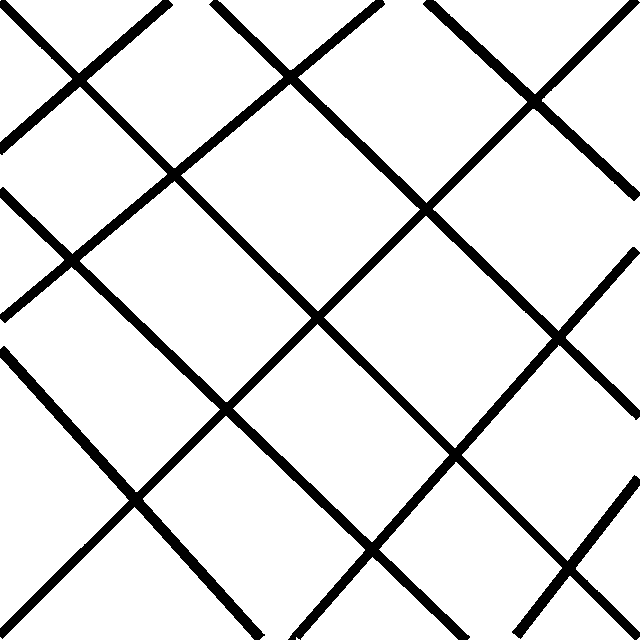
#> input picture tp1/lines.png, 640 x 640 px, found by its file name
$ python tp1_1.py
#> lines starting #> are read from the running program, lines starting #| are printed output that depends on the picture; after the words box and inside, x2 and y2 are one past the last pixel; in counts of white or black regions, pixels touching at a corner belong together
import numpy as np
import matplotlib.pyplot as plt
from matplotlib import patches
from skimage import (io, morphology)

def carre(x:int):
    return np.ones((x, x), dtype=np.uint8)

def rectangle(x:int, y:int):
    return np.ones((x, y), dtype=np.uint8)

def erosion(img:np.ndarray, struct:np.ndarray):
    return 1-dilatation(1-img, struct)

def dilatation(img:np.ndarray, struct:np.ndarray):
    res = np.zeros(img.shape, dtype=np.uint8)
    padded = np.pad(img, tuple(item//2 for item in struct.shape), mode='constant', constant_values=0)
    for i in range(img.shape[0]):
        for j in range(img.shape[1]):
                res[i, j] = np.max(padded[i:i+struct.shape[0], j:j+struct.shape[1]]*struct)
    return res


def ouverture(img:np.ndarray, struct:np.ndarray):
    return dilatation(erosion(img, struct), struct)

def fermeture(img:np.ndarray, struct:np.ndarray):
    return erosion(dilatation(img, struct), struct)

img_test = io.imread('./tp1/lines.png', as_gray=True)
#> img_test: shape (640, 640) float64; values 0 (black) and 1 (white), 88.3% white; 1 black region, box (x1, y1, x2, y2) and area: (0, 0, 640, 640) 48072

# def debug():
#     Y = np.array([
#         [0,0,1,0,0],
#         [0,1,0,1,0],
#         [1,1,1,1,1],
#         [0,1,1,1,0],
#         [0,0,1,0,0]
#     ])
#     b3 = np.array([
#         [0,1,0],
#         [0,0,0],
#         [0,0,1]
#     ])
#     fig, ax = plt.subplots(2, 3, figsize=(10, 10))
#     ax[0, 0].imshow(1-Y, cmap='gray')
#     ax[0, 0].set_title('Y')
#     ax[0, 1].imshow(Y, cmap='gray')
#     ax[0, 1].set_title('opposé de Y')
#     ax[1, 0].imshow(1-dilatation(Y, b3), cmap='gray')
#     ax[1, 0].set_title('dilatation(-Y, b3)')
#     ax[1, 1].imshow(1-dilatation(1-Y, b3), cmap='gray')
#     ax[1, 1].set_title('dilatation(Y, b3)')
#     ax[1, 2].imshow(dilatation(Y, b3), cmap='gray')
#     ax[1, 2].set_title('1-dilatation(1-Y, b3)')
#     ax[1, 2].imshow(dilatation(1-Y, b3), cmap='gray')
#     ax[1, 2].set_title('1-dilatation(Y, b3)')
#     ax[0, 2].imshow(1-erosion(Y, b3), cmap='gray')
#     ax[0, 2].set_title('erosion(1-Y, b3)')
#     for i in range(2):
#         for j in range(3):
#             ax[i, j].axis('off')
#     plt.show()

def printf():
    # Images binaires
    X = np.array([
    [0,0,0,0,0],
    [0,0,0,1,0],
    [0,0,1,0,0],
    [0,0,1,0,0],
    [0,0,0,0,0]
    ])
    Y = np.array([
        [0,0,1,0,0],
        [0,1,0,1,0],
        [1,1,1,1,1],
        [0,1,1,1,0],
        [0,0,1,0,0]
    ])
    # Elements structurants
    b1 = np.array([
        [0,1,0],
        [1,1,1],
        [0,1,0]
    ])
    b2 = np.array([
        [0,1,0],
        [1,1,0],
        [0,0,0]
    ])
    b3 = np.array([
        [0,1,0],
        [0,0,0],
        [0,0,1]
    ])
    fig,ax = plt.subplots(6,7)
    fig.set_size_inches(10, 6)
    fig.set_facecolor('gray')
    ax[0][1].imshow(1-X, cmap='gray')
    ax[0][1].set_title('X')
    ax[0][2].imshow(1-Y, cmap='gray')
    ax[0][2].set_title('Y')
    ax[0][3].imshow(1-b1, cmap='gray')
    ax[0][3].set_title('B1')
    ax[0][4].imshow(1-b2, cmap='gray')
    ax[0][4].set_title('B2')
    ax[0][5].imshow(1-b3, cmap='gray')
    ax[0][5].set_title('B3')
    ax[1][0].imshow(1-dilatation(X, b1), cmap='gray')
    ax[1][0].set_title('X \u2295 B1', fontsize=8)
    ax[1][1].imshow(1-dilatation(X, b2), cmap='gray')
    ax[1][1].set_title('X \u2295 B2', fontsize=8)
    ax[1][2].imshow(1-dilatation(X, b3), cmap='gray')
    ax[1][2].set_title('X \u2295 B3', fontsize=8)
    ax[1][4].imshow(1-morphology.dilation(X, b1), cmap='gray')
    ax[1][4].set_title('X \u2295 B1\nSkimage', fontsize=8)
    ax[1][5].imshow(1-morphology.dilation(X, b2), cmap='gray')
    ax[1][5].set_title('X \u2295 B2\nSkimage', fontsize=8)
    ax[1][6].imshow(1-morphology.dilation(X, b3), cmap='gray')
    ax[1][6].set_title('X \u2295 B3\nSkimage', fontsize=8)
    ax[2][0].imshow(1-erosion(Y, b1), cmap='gray')
    ax[2][0].set_title('Y \u2296 B1', fontsize=8)
    ax[2][1].imshow(1-erosion(Y, b2), cmap='gray')
    ax[2][1].set_title('Y \u2296 B2', fontsize=8)
    ax[2][2].imshow(1-erosion(Y, b3), cmap='gray')
    ax[2][2].set_title('Y \u2296 B3', fontsize=8)
    ax[2][4].imshow(1-morphology.erosion(Y, b1), cmap='gray')
    ax[2][4].set_title('Y \u2296 B1\nSkimage', fontsize=8)
    ax[2][5].imshow(1-morphology.erosion(Y, b2), cmap='gray')
    ax[2][5].set_title('Y \u2296 B2\nSkimage', fontsize=8)
    ax[2][6].imshow(1-morphology.erosion(Y, b3), cmap='gray')
    ax[2][6].set_title('Y \u2296 B1\nSkimage', fontsize=8)
    ax[3][0].imshow(1-fermeture(Y, b1), cmap='gray')
    ax[3][0].set_title('Y \u2219 B1', fontsize=8)
    ax[3][1].imshow(1-fermeture(Y, b2), cmap='gray')
    ax[3][1].set_title('Y \u2219 B2', fontsize=8)
    ax[3][2].imshow(1-fermeture(Y, b3), cmap='gray')
    ax[3][2].set_title('Y \u2219 B3', fontsize=8)
    ax[3][4].imshow(1-morphology.closing(Y, b1), cmap='gray')
    ax[3][4].set_title('Y \u2219 B1\nSkimage', fontsize=8)
    ax[3][5].imshow(1-morphology.closing(Y, b2), cmap='gray')
    ax[3][5].set_title('Y \u2219 B2\nSkimage', fontsize=8)
    ax[3][6].imshow(1-morphology.closing(Y, b3), cmap='gray')
    ax[3][6].set_title('Y \u2219 B3\nSkimage', fontsize=8)
    ax[4][0].imshow(1-ouverture(Y, b1), cmap='gray')
    ax[4][0].set_title('Y \u2218 B1', fontsize=8)
    ax[4][1].imshow(1-ouverture(Y, b2), cmap='gray')
    ax[4][1].set_title('Y \u2218 B2', fontsize=8)
    ax[4][2].imshow(1-ouverture(Y, b3), cmap='gray')
    ax[4][2].set_title('Y \u2218 B3', fontsize=8)
    ax[4][4].imshow(1-morphology.opening(Y, b1), cmap='gray')
    ax[4][4].set_title('Y \u2218 B1\nSkimage', fontsize=8)
    ax[4][5].imshow(1-morphology.opening(Y, b2), cmap='gray')
    ax[4][5].set_title('Y \u2218 B2\nSkimage', fontsize=8)
    ax[4][6].imshow(1-morphology.opening(Y, b3), cmap='gray')
    ax[4][6].set_title('Y \u2218 B3\nSkimage', fontsize=8)
    ax[5][0].imshow(1-fermeture(X, b1), cmap='gray')
    ax[5][0].set_title('X \u2219 B1', fontsize=8)
    ax[5][1].imshow(1-fermeture(X, b2), cmap='gray')
    ax[5][1].set_title('X \u2219 B2', fontsize=8)
    ax[5][2].imshow(1-fermeture(X, b3), cmap='gray')
    ax[5][2].set_title('X \u2219 B3', fontsize=8)
    ax[5][4].imshow(1-morphology.closing(X, b1), cmap='gray')
    ax[5][4].set_title('X \u2219 B1\nSkimage', fontsize=8)
    ax[5][5].imshow(1-morphology.closing(X, b2), cmap='gray')
    ax[5][5].set_title('X \u2219 B2\nSkimage', fontsize=8)
    ax[5][6].imshow(1-morphology.closing(X, b3), cmap='gray')
    ax[5][6].set_title('X \u2219 B3\nSkimage', fontsize=8)
    for i in range(6):
        for j in range(7):
            ax[i][j].axis('off')
    fig.tight_layout()
    plt.show()
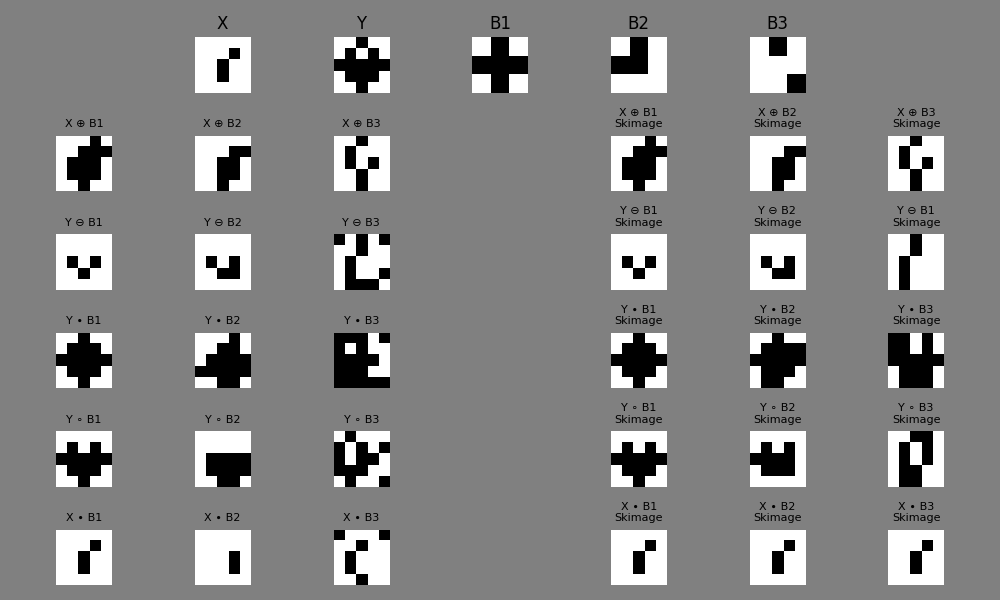
#> figure drawn by matplotlib, 35 panels
printf()
# debug()
